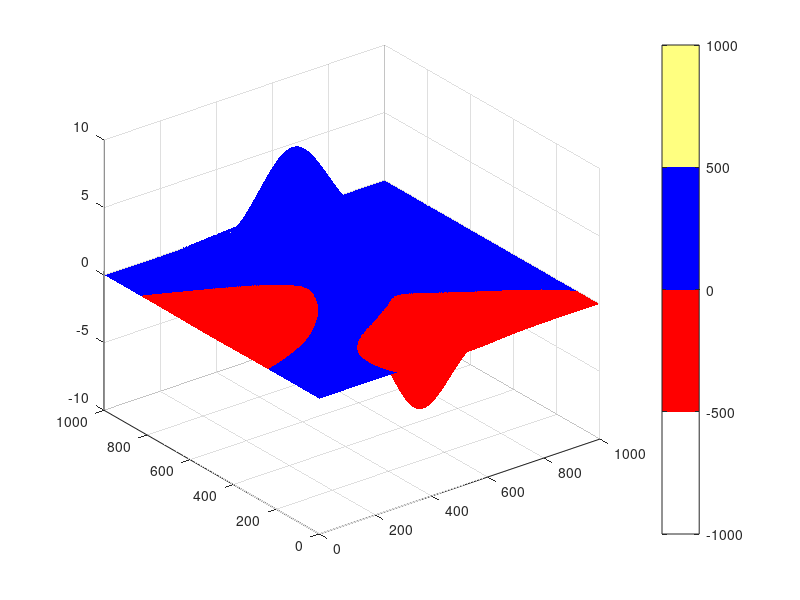

This figure's MATLAB source:
clc, clear, close all
mymap = [ ...
    1 1 1;
    1 0 0;
    0 0 1;
    1 1 0.5
    ];
surf(peaks(1000),'EdgeColor','none')
colormap(mymap)
caxis([-1000, 1000])
colorbar
